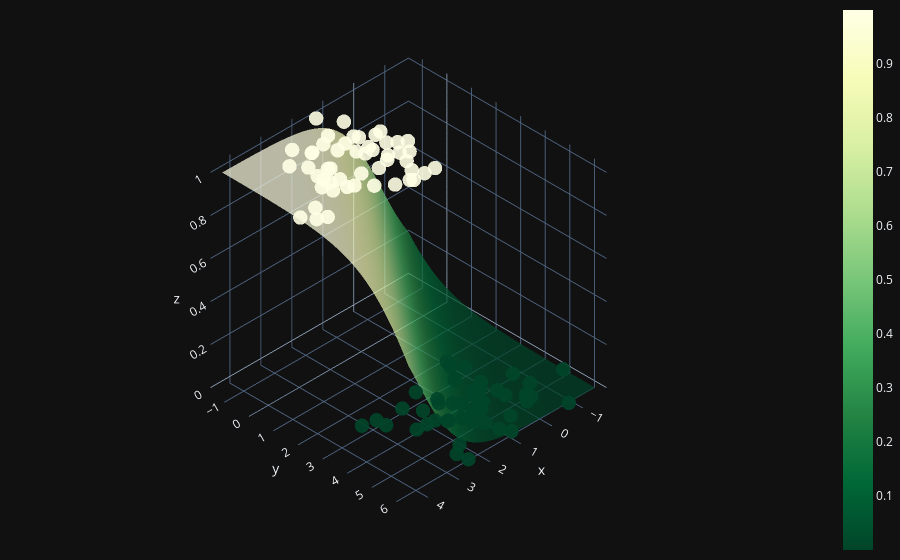

The notebook cell saved with this chart:
### Code cell
X0 = np.linspace(X[:, 0].min(), X[:, 0].max(), 100)
X1 = np.linspace(X[:, 1].min(), X[:, 1].max(), 100)
xx0, xx1 = np.meshgrid(X0, X1)
Z = W[0] * xx0 + W[1] * xx1 + b
A = 1 / (1 + np.exp(-Z))

fig = (go.Figure(data=[go.Surface(z=A, x=xx0, y=xx1, colorscale='YlGn', opacity = 0.7, reversescale=True)]))

fig.add_scatter3d(x=X[:, 0].flatten(), y=X[:, 1].flatten(), z=y.flatten(), mode='markers', marker=dict(size=5, color=y.flatten(), colorscale='YlGn', opacity = 0.9, reversescale=True))
fig.update_layout(template= "plotly_dark", margin=dict(l=0, r=0, b=0, t=0))
fig.layout.scene.camera.projection.type = "orthographic"
fig.show()

### Figure 1 — Plotly figure (JSON) as saved in the notebook; plotly's stock layout.template omitted (floating-point values rounded to 4 significant figures; data arrays with more than 128 entries replaced by an {"elided": "..."} marker saying what was removed)
{"data": [{"colorscale": [[0, "rgb(255,255,229)"], [0.125, "rgb(247,252,185)"], [0.25, "rgb(217,240,163)"], [0.375, "rgb(173,221,142)"], [0.5, "rgb(120,198,121)"], [0.625, "rgb(65,171,93)"], [0.75, "rgb(35,132,67)"], [0.875, "rgb(0,104,55)"], [1, "rgb(0,69,41)"]], "opacity": 0.7, "reversescale": true, "type": "surface", "x": {"elided": "100x100 float values"}, "y": {"elided": "100x100 float values"}, "z": {"elided": "100x100 float values"}}, {"marker": {"color": [1, 1, 0, 0, 1, 0, 0, 1, 0, 1, 0, 1, 0, 0, 1, 1, 1, 0, 1, 1, 0, 0, 1, 0, 1, 0, 1, 0, 0, 1, 1, 0, 1, 1, 1, 0, 1, 1, 0, 1, 0, 0, 0, 0, 1, 1, 1, 1, 0, 0, 1, 1, 0, 0, 0, 0, 0, 1, 1, 1, 1, 0, 0, 1, 0, 1, 0, 0, 1, 0, 0, 1, 1, 0, 0, 0, 1, 1, 0, 0, 1, 0, 0, 0, 0, 0, 1, 0, 1, 1, 1, 1, 1, 1, 0, 0, 1, 1, 0, 1], "colorscale": [[0, "rgb(255,255,229)"], [0.125, "rgb(247,252,185)"], [0.25, "rgb(217,240,163)"], [0.375, "rgb(173,221,142)"], [0.5, "rgb(120,198,121)"], [0.625, "rgb(65,171,93)"], [0.75, "rgb(35,132,67)"], [0.875, "rgb(0,104,55)"], [1, "rgb(0,69,41)"]], "opacity": 0.9, "reversescale": true, "size": 5}, "mode": "markers", "type": "scatter3d", "x": [4.219, 0.9078, -0.2765, 0.08848, 3.243, 1.442, 1.022, 3.978, 0.5889, 1.252, 0.6284, 1.686, 1.185, 0.06897, 1.787, 4.438, 3.182, 0.3038, 0.7394, 1.285, 1.131, 0.6647, 1.316, -0.1889, 2.579, 0.8731, 1.311, 0.9868, 1.42, 2.354, 2.432, 1.043, 0.9509, 2.451, 1.62, 2.155, 1.381, 1.987, 2.116, 0.564, -0.07228, 2.509, -0.73, 1.379, 0.8821, 2.222, 2.016, 1.701, -0.6539, 0.5731, 1.957, 0.7624, 2.465, 1.333, 3.246, 1.103, 2.859, 1.6, 2.976, 2.68, 1.419, 1.926, -0.09448, 2.728, 1.12, 1.557, 0.1055, 2.844, 3.155, 1.841, 1.289, 1.642, 3.923, 1.705, 0.1631, 0.3419, 1.021, 2.669, 0.4666, 0.9481, 1.194, 1.154, -0.2942, 1.737, 0.4655, 0.0808, 3.003, 2.207, 1.361, 2.632, 2.827, 2.912, 1.142, 1.055, 2.47, -1.577, 1.412, 3.005, -0.6376, 0.8298], "y": [2.234, 0.4598, 5.081, 2.323, 1.215, 2.768, 4.117, 2.378, 4.001, 0.2081, 4.46, 0.6583, 5.28, 4.356, 1.7, 1.842, -0.1823, 3.944, 0.4361, 1.437, 4.682, 4.36, 2.441, 5.205, 0.7261, 4.714, 0.07123, 6.09, 4.637, 2.224, -0.2017, 4.606, 0.9498, -0.1954, 2.747, 4.124, 0.9295, 2.611, 3.069, 1.337, 2.884, 5.773, 6.255, 3.619, 2.841, 1.533, -0.2704, -0.4773, 4.767, 5.526, 0.2342, 1.165, 6.2, 5.01, 2.849, 4.706, 2.956, 0.9151, 1.216, -0.7044, 1.574, 4.152, 5.358, 1.305, 5.758, 2.827, 3.725, 3.327, 1.553, 3.562, 3.45, 0.1502, 1.804, 4.433, 2.578, 3.941, 1.579, 1.82, 3.866, 4.732, 2.808, 3.902, 5.273, 4.425, 3.123, 4.691, 0.7427, 5.506, 0.748, 0.6894, 1.721, 0.2466, 2.015, -0.6471, 4.099, 4.957, -1.326, 0.9852, 4.091, 1.742], "z": [1, 1, 0, 0, 1, 0, 0, 1, 0, 1, 0, 1, 0, 0, 1, 1, 1, 0, 1, 1, 0, 0, 1, 0, 1, 0, 1, 0, 0, 1, 1, 0, 1, 1, 1, 0, 1, 1, 0, 1, 0, 0, 0, 0, 1, 1, 1, 1, 0, 0, 1, 1, 0, 0, 0, 0, 0, 1, 1, 1, 1, 0, 0, 1, 0, 1, 0, 0, 1, 0, 0, 1, 1, 0, 0, 0, 1, 1, 0, 0, 1, 0, 0, 0, 0, 0, 1, 0, 1, 1, 1, 1, 1, 1, 0, 0, 1, 1, 0, 1]}], "layout": {"margin": {"b": 0, "l": 0, "r": 0, "t": 0}, "scene": {"camera": {"projection": {"type": "orthographic"}}}}}
